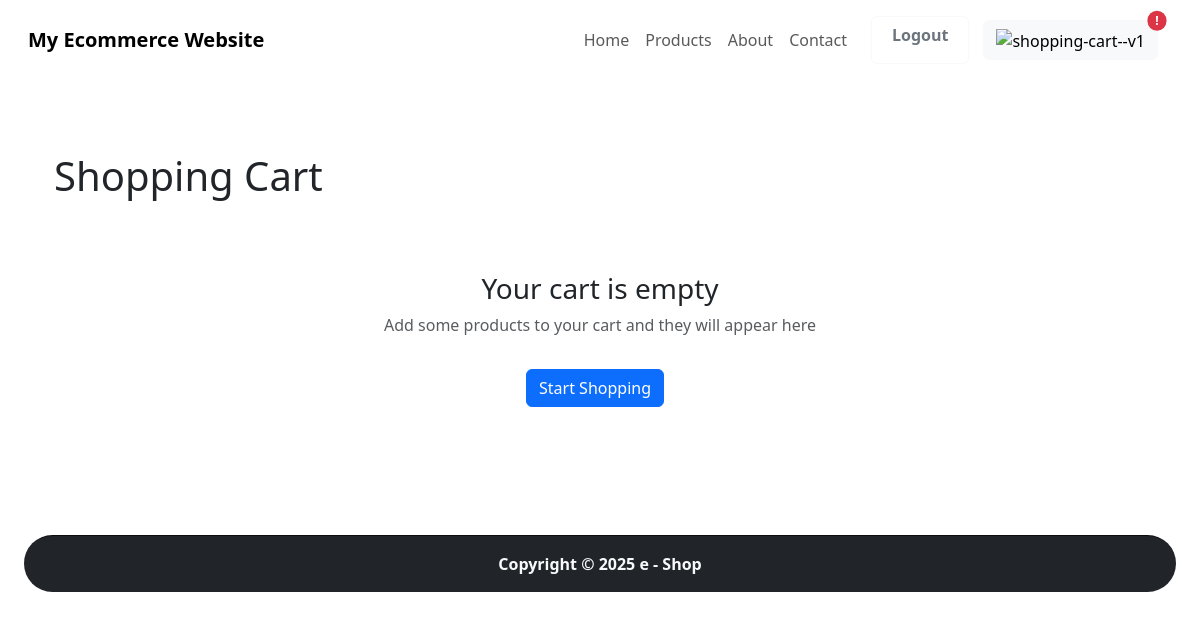
Before: /cart/ (signed in) with the older database file.
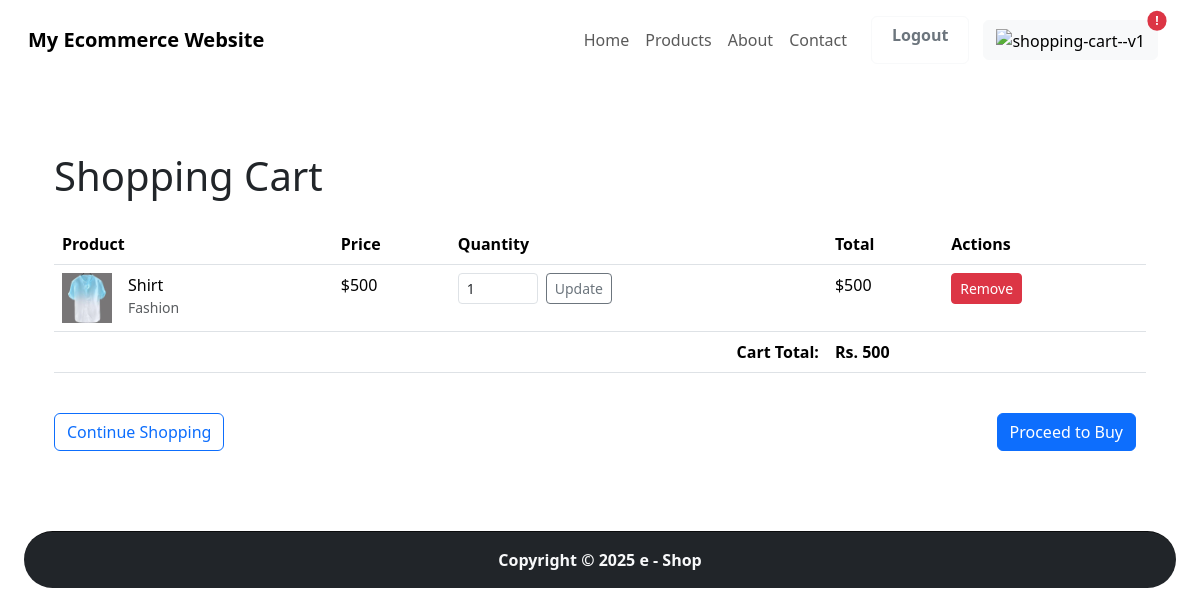
After: the same page with the newer database file.
### cart/models.py (models this page shows, shortened)
class CartItem(models.Model):
    cart = models.ForeignKey(Cart, on_delete=models.CASCADE)
    product = models.ForeignKey(Products, on_delete=models.CASCADE)
    quantity = models.IntegerField(default=1)
    added_at = models.DateTimeField(auto_now_add=True)
    def get_item_total(self):
        return self.product.price * self.quantity

class Cart(models.Model):
    user = models.ForeignKey(User, on_delete=models.CASCADE)
    created_at = models.DateTimeField(auto_now_add=True)
    updated_at = models.DateTimeField(auto_now=True)
    def get_cart_total(self):
        cart_items = self.cartitem_set.all()
        total = sum(item.get_item_total() for item in cart_items)
        return total

### products/models.py (models this page shows)
class Products(models.Model):
    name = models.CharField(max_length=255)
    description = models.TextField()
    image = models.ImageField(upload_to='products')
    stock = models.IntegerField(default=0)
    price = models.IntegerField(default=0)
    category = models.CharField(max_length=255)

### cart/views.py (the view)
# urls.py: path('cart/', cart_view, name='cart_view'),
@login_required(login_url='/login/')
def cart_view(request):
    cart, created = Cart.objects.get_or_create(user=request.user)
    context = {
        'cart': cart,
        'cart_items': cart.cartitem_set.all().select_related('product')
    }
    return render(request, 'cart.html', context)

### cart/templates/cart.html (shortened to what this page needs)
{% extends "base.html" %}
{% block content %}
<div class="container py-5">
    <h1 class="mb-4">Shopping Cart</h1>
    {% if cart_items %}
        <div class="table-responsive">
            <table class="table table-hover">
                <thead>
                    <tr>
                        <th>Product</th>
                        <th>Price</th>
                        <th>Quantity</th>
                        <th>Total</th>
                        <th>Actions</th>
                    </tr>
                </thead>
                <tbody>
                    {% for item in cart_items %}
                        <tr>
                            <td>
                                <div class="d-flex align-items-center">
                                    {% if item.product.image %}
                                        <img src="{{ item.product.image.url }}" alt="{{ item.product.name }}"
                                             style="width: 50px; height: 50px; object-fit: cover;" class="me-3">
                                    {% endif %}
                                    <div>
                                        <h6 class="mb-0">{{ item.product.name }}</h6>
                                        <small class="text-muted">{{ item.product.category }}</small>
                                    </div>
                                </div>
                            </td>
                            <td>${{ item.product.price }}</td>
                            <td>
                                <form method="post" action="{% url 'update_cart_item' item.id %}"
                                      class="d-flex align-items-center">
                                    <input type="number" name="quantity" value="{{ item.quantity }}"
                                           min="1" max="{{ item.product.stock }}"
                                           class="form-control form-control-sm" style="width: 80px;">
                                    <button type="submit" class="btn btn-sm btn-outline-secondary ms-2">
                                        Update
                                    </button>
                                </form>
                            </td>
                            <td>${{ item.get_item_total }}</td>
                            <td>
                                <form method="post" action="{% url 'remove_from_cart' item.id %}"
                                      class="d-inline">
                                    <button type="submit" class="btn btn-sm btn-danger">Remove</button>
                                </form>
                            </td>
                        </tr>
                    {% endfor %}
                </tbody>
                <tfoot>
                    <tr>
                        <td colspan="3" class="text-end"><strong>Cart Total:</strong></td>
                        <td colspan="2"><strong>Rs. {{ cart.get_cart_total }}</strong></td>
                    </tr>
                </tfoot>
            </table>
        </div>
        <div class="d-flex justify-content-between mt-4">
            <a href="{% url 'products' %}" class="btn btn-outline-primary">
                Continue Shopping
            </a>
            <a href="{% url 'checkout' %}" class="btn btn-primary">
                Proceed to Buy
            </a>
        </div>
    {% else %}
        <div class="text-center py-5">
            <h3>Your cart is empty</h3>
            <p class="text-muted">Add some products to your cart and they will appear here</p>
            <a href="{% url 'products' %}" class="btn btn-primary mt-3">
                Start Shopping
            </a>
        </div>
    {% endif %}
</div>
{% endblock %}

Changed rows visible on the page:
added CartItem: product.image (picture), product.name "Shirt", product.category "Fashion", product.price "500", quantity "1", get_item_total "500"
added Cart: get_cart_total "500"
Other visible differences:
text no longer shown: "Your cart is empty Add some products to your cart and they will appear here Start Shopping"
text now shown: "Product Price Quantity Total Actions Cart Total: Rs. Continue Shopping Proceed to Buy"
